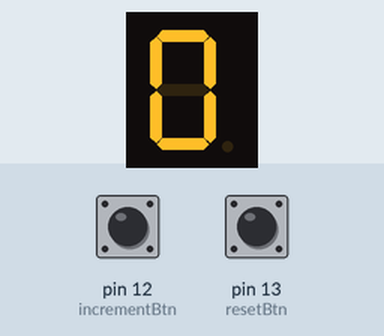
Recording of a sketch running on a simulated Arduino Uno, built with avr-gcc and run on an emulated ATmega328P. On the bench: 1-digit seven-segment display. Wiring (inferred from the names in the program): 1-digit 7-segment display, segments lit when HIGH: segments pin 3, pin 2, pin 8, pin 7, pin 6, pin 4, pin 5. The inputs (shaded band) are chosen by the test bench; at power-on: pin 13 (resetBtn) HIGH, pin 12 (incrementBtn) HIGH. The segment pins are drawn as the display they are named for.

Above: at 1.2 s.
1.3 s: pin 13 (resetBtn) pulled LOW for 0.15 s
4.4 s: pin 12 (incrementBtn) pulled LOW for 0.15 s
At 5.0 s:
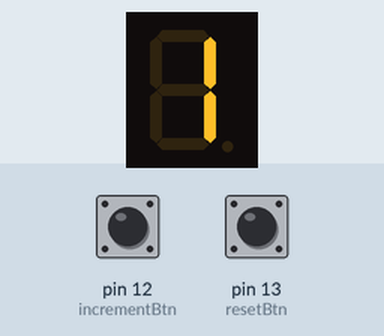
7.5 s: pin 12 (incrementBtn) pulled LOW for 1 s
At 8.5 s:
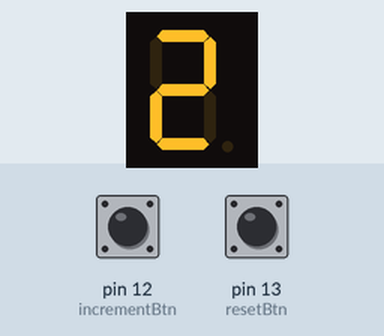
11.5 s: pin 13 (resetBtn) pulled LOW for 0.15 s
At 12.8 s:
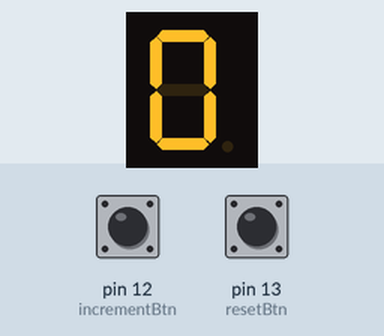
Timing chart, 0 to 14.5 s (numbered marks = the images above; inputs shaded):
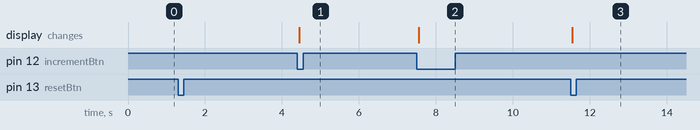

The sketch:

Code.ino
```cpp
// Define the pins for each segment based on your configuration
const int segmentA = 3;
const int segmentB = 2;
const int segmentC = 8;
const int segmentD = 7;
const int segmentE = 6;
const int segmentF = 4;
const int segmentG = 5;

// Define the pushbutton pins
const int incrementBtn = 12;  //[cite: 3]
const int resetBtn = 13;     //[cite: 3]

// Variables for state tracking
int count = 0;
int lastIncState = HIGH;
int lastResState = HIGH;

void setup() {
  pinMode(segmentA, OUTPUT);
  pinMode(segmentB, OUTPUT);
  pinMode(segmentC, OUTPUT);
  pinMode(segmentD, OUTPUT);
  pinMode(segmentE, OUTPUT);
  pinMode(segmentF, OUTPUT);
  pinMode(segmentG, OUTPUT);

  pinMode(incrementBtn, INPUT);
  pinMode(resetBtn, INPUT);
}

void loop() {
  int currentIncState = digitalRead(incrementBtn);
  int currentResState = digitalRead(resetBtn);

  // Increment button logic
  if (currentIncState == LOW && lastIncState == HIGH) {
    count++;
    if (count > 9) {
      count = 0; // Sequence resets after 9[cite: 3]
    }
    delay(50); // Debounce
  }

  // Reset button logic
  if (currentResState == LOW && lastResState == HIGH) {
    count = 0;
    delay(50); // Debounce
  }

  lastIncState = currentIncState;
  lastResState = currentResState;

  // Update the 7-segment display based on the current count
  displayNumber(count);
}

// Function to handle the segment logic for each number
void displayNumber(int num) {
  // First, turn off all segments
  digitalWrite(segmentA, LOW); digitalWrite(segmentB, LOW);
  digitalWrite(segmentC, LOW); digitalWrite(segmentD, LOW);
  digitalWrite(segmentE, LOW); digitalWrite(segmentF, LOW);
  digitalWrite(segmentG, LOW);

  // Then, turn on the specific segments for the current number
  switch (num) {
    case 0: // A,B,C,D,E,F
      digitalWrite(segmentA, HIGH); digitalWrite(segmentB, HIGH);
      digitalWrite(segmentC, HIGH); digitalWrite(segmentD, HIGH);
      digitalWrite(segmentE, HIGH); digitalWrite(segmentF, HIGH);
      break;
    case 1: // B,C
      digitalWrite(segmentB, HIGH); digitalWrite(segmentC, HIGH);
      break;
    case 2: // A,B,G,E,D
      digitalWrite(segmentA, HIGH); digitalWrite(segmentB, HIGH);
      digitalWrite(segmentG, HIGH); digitalWrite(segmentE, HIGH);
      digitalWrite(segmentD, HIGH);
      break;
    case 3: // A,B,C,D,G
      digitalWrite(segmentA, HIGH); digitalWrite(segmentB, HIGH);
      digitalWrite(segmentC, HIGH); digitalWrite(segmentD, HIGH);
      digitalWrite(segmentG, HIGH);
      break;
    case 4: // B,C,F,G
      digitalWrite(segmentB, HIGH); digitalWrite(segmentC, HIGH);
      digitalWrite(segmentF, HIGH); digitalWrite(segmentG, HIGH);
      break;
    case 5: // A,C,D,F,G
      digitalWrite(segmentA, HIGH); digitalWrite(segmentC, HIGH);
      digitalWrite(segmentD, HIGH); digitalWrite(segmentF, HIGH);
      digitalWrite(segmentG, HIGH);
      break;
    case 6: // A,C,D,E,F,G
      digitalWrite(segmentA, HIGH); digitalWrite(segmentC, HIGH);
      digitalWrite(segmentD, HIGH); digitalWrite(segmentE, HIGH);
      digitalWrite(segmentF, HIGH); digitalWrite(segmentG, HIGH);
      break;
    case 7: // A,B,C
      digitalWrite(segmentA, HIGH); digitalWrite(segmentB, HIGH);
      digitalWrite(segmentC, HIGH);
      break;
    case 8: // A,B,C,D,E,F,G
      digitalWrite(segmentA, HIGH); digitalWrite(segmentB, HIGH);
      digitalWrite(segmentC, HIGH); digitalWrite(segmentD, HIGH);
      digitalWrite(segmentE, HIGH); digitalWrite(segmentF, HIGH);
      digitalWrite(segmentG, HIGH);
      break;
    case 9: // A,B,C,D,F,G
      digitalWrite(segmentA, HIGH); digitalWrite(segmentB, HIGH);
      digitalWrite(segmentC, HIGH); digitalWrite(segmentD, HIGH);
      digitalWrite(segmentF, HIGH); digitalWrite(segmentG, HIGH);
      break;
  }
}
```

Measured:
- after the input at 1.3 s, every drawn part: stays the same
- after the input at 4.4 s, the display: changes after 0.05 s (image 1)
- after the input at 7.5 s, the display: changes after 0.05 s (image 2)
- after the input at 11.5 s, the display: changes after 0.05 s (image 3)
